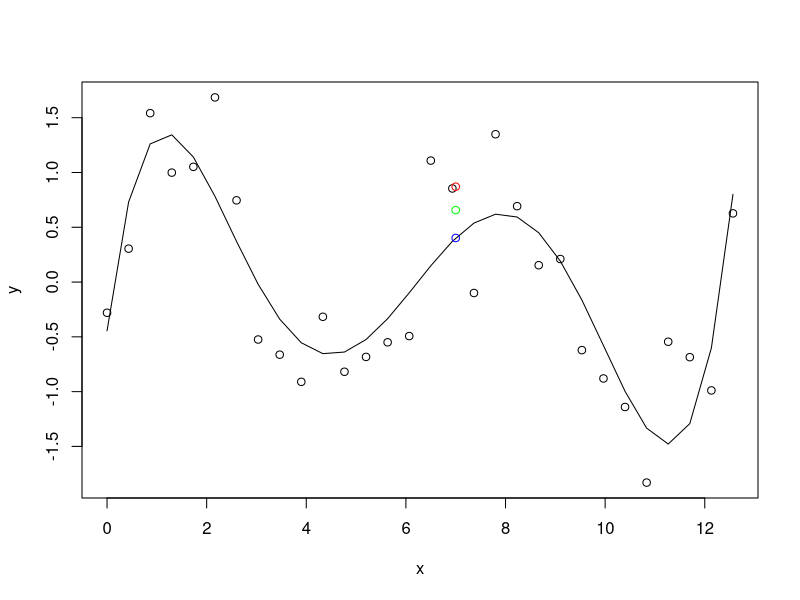

Source code (R):

set.seed(123)

n <- 30
sigma <- 0.5

x <- seq(from = 0, to = 4*pi, length = n)     # x
y <- sin(x) + rnorm(n, sd = sigma)            # y = f(x) + eps

deg <- 5
dpoly_xy <- data.frame(poly(x,deg), y)
md <- lm(y ~ ., dpoly_xy)                   # f^ (poly degree `deg`)

plot(y ~ x)                                 # y ~ x
lines(predict(md) ~ x)                      # f^(x) ~ x

x0 <- 7                                            # x0
f_x0 <- sin(x0)                                    # f(x0)
y_x0 <- f_x0 + rnorm(1, sd = sigma)                # f(x0) + eps
dpoly_x0 <- data.frame(predict(poly(x,deg),x0))    
fhat_x0 <- predict(md, newdata = dpoly_x0)         # f^(x0)
lines(x0,f_x0, col="green", type="p")
lines(x0,y_x0, col="red", type="p")
lines(x0,fhat_x0, col="blue", type="p")





